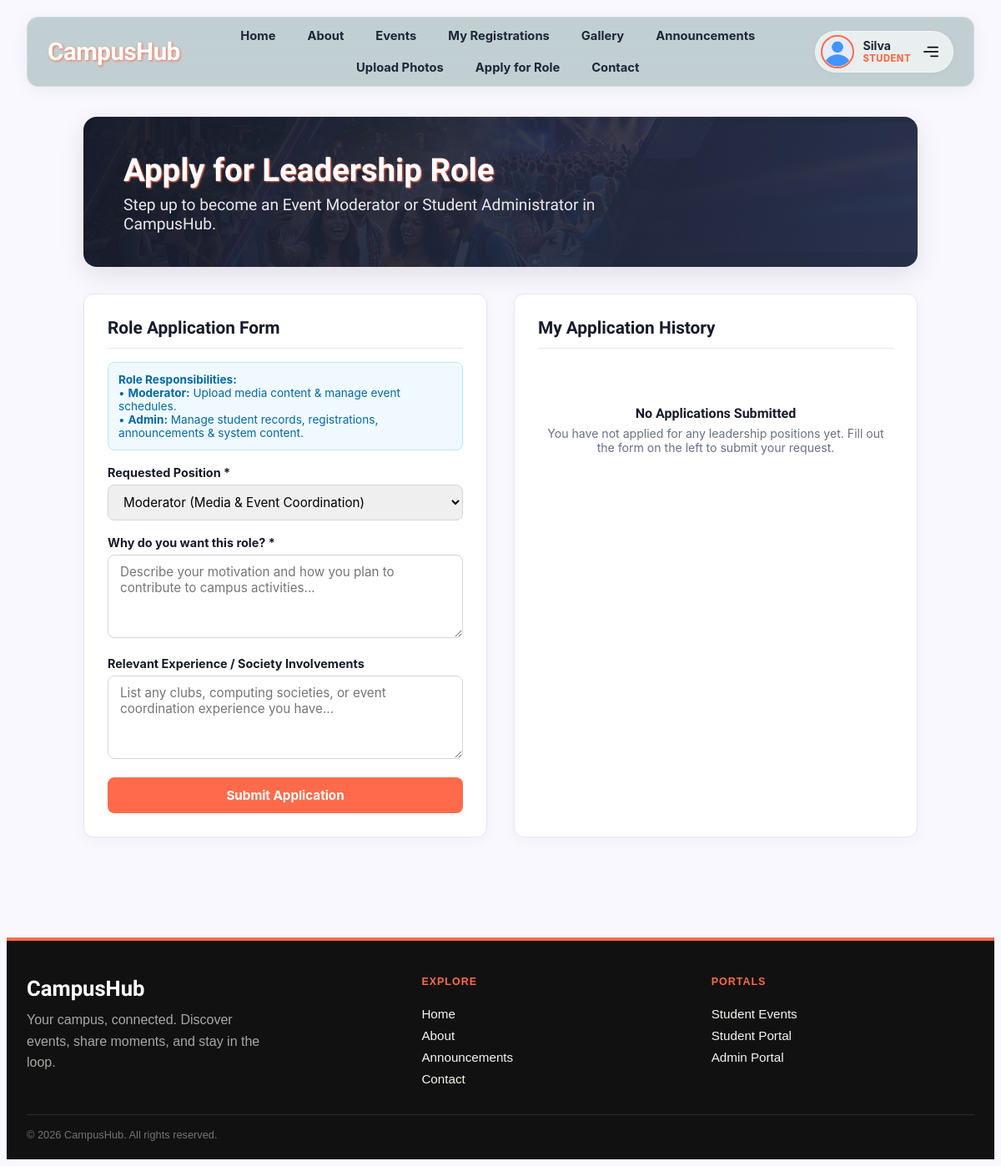
Before: /student/apply_role.php (signed in) with the older database file.
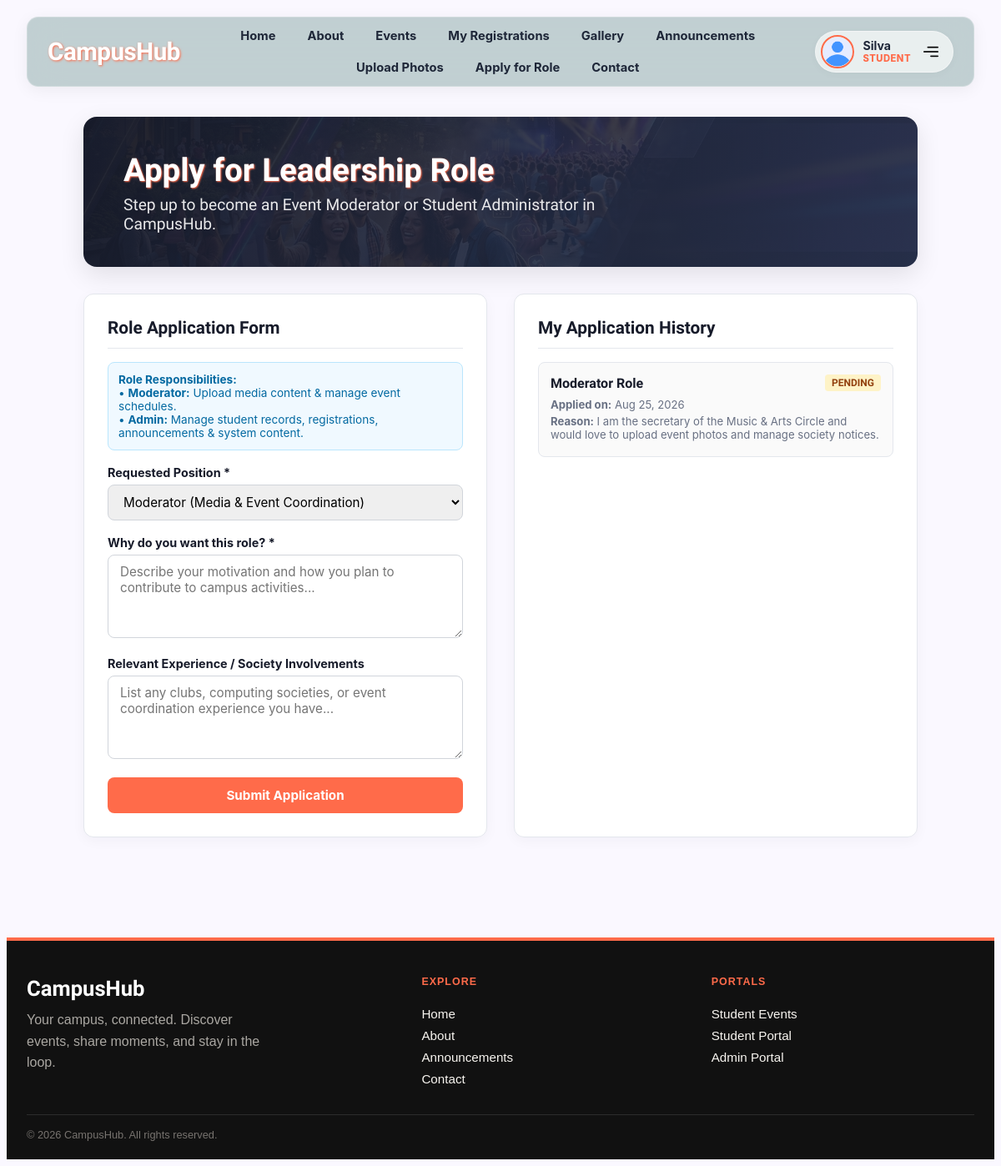
After: the same page with the newer database file.
### tables this page shows
CREATE TABLE IF NOT EXISTS `role_applications` (
  `application_id` INT AUTO_INCREMENT PRIMARY KEY,
  `user_id` INT NOT NULL,
  `requested_role` ENUM('moderator', 'admin') NOT NULL DEFAULT 'moderator',
  `reason` TEXT NOT NULL,
  `experience` TEXT NULL,
  `status` ENUM('pending', 'approved', 'rejected') DEFAULT 'pending',
  `reviewed_by` INT NULL,
  `admin_notes` TEXT NULL,
  `applied_at` TIMESTAMP DEFAULT CURRENT_TIMESTAMP,
  `reviewed_at` TIMESTAMP NULL,
  CONSTRAINT `fk_role_app_user` FOREIGN KEY (`user_id`) REFERENCES `users` (`user_id`) ON DELETE CASCADE
);

### includes/db.php (called while the page is built, shortened)
<?php
class Database
{
  private static $connection = null;
  public static function getConnection()
  {
    if (self::$connection === null) {
      $conn = @new mysqli(DB_HOST, DB_USER, DB_PASS, DB_NAME, 3306);
      $conn->set_charset("utf8mb4");
      self::$connection = $conn;
    }
    return self::$connection;
  }
  public static function search($query, $types = null, $params = [])
  {
    $conn = self::getConnection();
    $statement = $conn->prepare($query);
    if ($types != null && !empty($params)) {
      $statement->bind_param($types, ...$params);
    }
    $statement->execute();
    $result = $statement->get_result();
    return $result;
  }
}

### student/apply_role.php (the view, shortened to what this page needs)
<?php
require_once '../includes/header.php';
require_once '../includes/db.php';
$user_id = isset($_SESSION['user_id']) ? (int)$_SESSION['user_id'] : 0;
$my_applications = [];
$app_res = Database::search("SELECT * FROM role_applications WHERE user_id = ? ORDER BY applied_at DESC", "i", [$user_id]);
if ($app_res && $app_res->num_rows > 0) {
    while ($row = $app_res->fetch_assoc()) {
        $my_applications[] = $row;
    }
}
?>
<main class="page-container">
  <section class="apply-hero">
    <h1>Apply for Leadership Role</h1>
    <p>Step up to become an Event Moderator or Student Administrator in CampusHub.</p>
  </section>
  <section class="content-section">
    <div class="form-card">
      <h2 class="card-title">Role Application Form</h2>
      <div class="role-info-box">
        <strong>Role Responsibilities:</strong><br>
        • <strong>Moderator:</strong> Upload media content & manage event schedules.<br>
        • <strong>Admin:</strong> Manage student records, registrations, announcements & system content.
      </div>
      <form method="POST" action="apply_role.php">
        <div class="form-group">
          <label for="requested_role">Requested Position *</label>
          <select name="requested_role" id="requested_role" class="form-control" required>
            <option value="moderator">Moderator (Media & Event Coordination)</option>
          </select>
        </div>
        <div class="form-group">
          <label for="reason">Why do you want this role? *</label>
          <textarea name="reason" id="reason" class="form-control" placeholder="Describe your motivation and how you plan to contribute to campus activities..." required></textarea>
        </div>
        <div class="form-group">
          <label for="experience">Relevant Experience / Society Involvements</label>
          <textarea name="experience" id="experience" class="form-control" placeholder="List any clubs, computing societies, or event coordination experience you have..."></textarea>
        </div>
        <button type="submit" name="submit_application" class="btn-submit">Submit Application</button>
      </form>
    </div>
    <div class="history-card">
      <h2 class="card-title">My Application History</h2>
      <?php if (empty($my_applications)): ?>
        <div style="text-align: center; padding: 36px 0; color: var(--muted);">
          <p style="font-size: 1rem; margin-bottom: 6px; font-weight: bold; color: var(--ink);">No Applications Submitted</p>
          <p style="font-size: 0.88rem; margin: 0; font-family: -apple-system, BlinkMacSystemFont, 'Segoe UI', Roboto, sans-serif;">
            You have not applied for any leadership positions yet. Fill out the form on the left to submit your request.
          </p>
        </div>
      <?php else: ?>
        <?php foreach ($my_applications as $app): ?>
          <div class="app-item">
            <div class="app-header">
              <span class="app-role"><?php echo htmlspecialchars($app['requested_role']); ?> Role</span>
              <span class="status-badge status-<?php echo htmlspecialchars($app['status']); ?>">
                <?php echo htmlspecialchars($app['status']); ?>
              </span>
            </div>
            <p class="app-meta"><strong>Applied on:</strong> <?php echo date('M d, Y', strtotime($app['applied_at'])); ?></p>
            <p class="app-meta"><strong>Reason:</strong> <?php echo htmlspecialchars($app['reason']); ?></p>
          </div>
        <?php endforeach; ?>
      <?php endif; ?>
    </div>
  </section>
</main>
<?php
require_once '../includes/footer.php';
?>

Changed rows visible on the page:
added role_applications: requested_role "Moderator", status "PENDING", applied_at "Aug 25, 2026", reason "I am the secretary of the Music & Arts Circle and would love to upload event photos and manage society notices."
Other visible differences:
text no longer shown: "No Applications Submitted You have not applied for any leadership positions yet. Fill out the form on the left to submit your request."
